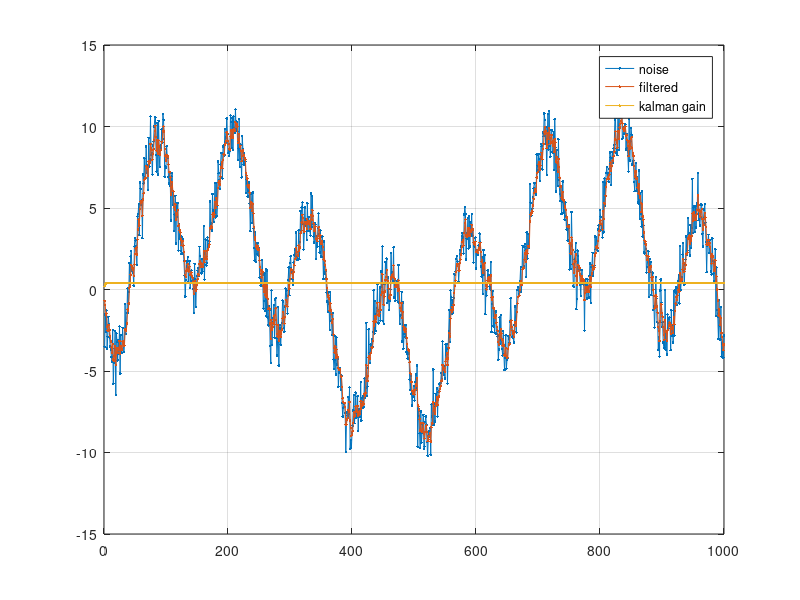

This chart was generated by the following MATLAB code:
t = 1 : 1000;
nsig = 5 * sin(0.01 * t) + rand(1, length(t)) + randn(1, length(t)) + 5 * cos(0.05 * t + pi/1.5);
kf = zeros(size(nsig));

x = 0; % state, x(k) = a * x(k-1) + b * u(k)
a = 1; % state transfer matrix
b = 0; % control matrix
h = 1; % observer matrix
p = 0; % estimate cov
q = 0.2; % process cov
r = 0.8; % observer cov
g = 0; % kalman gain

gain =zeros(size(nsig));

for i = 1 : length(nsig)
    x = a * x + b * nsig(i);
    p = a * p * a + q;

    g = p * h / (h * p * h + r);
    x = x + g * (nsig(i) - h * x);
    p = (1 - g * h) * p;

    kf(i) = x;
    gain(i) = g;
end

plot(t, nsig, '.-', t, kf, '.-', t, gain, '.-');
legend("noise", "filtered", "kalman gain");
grid on;